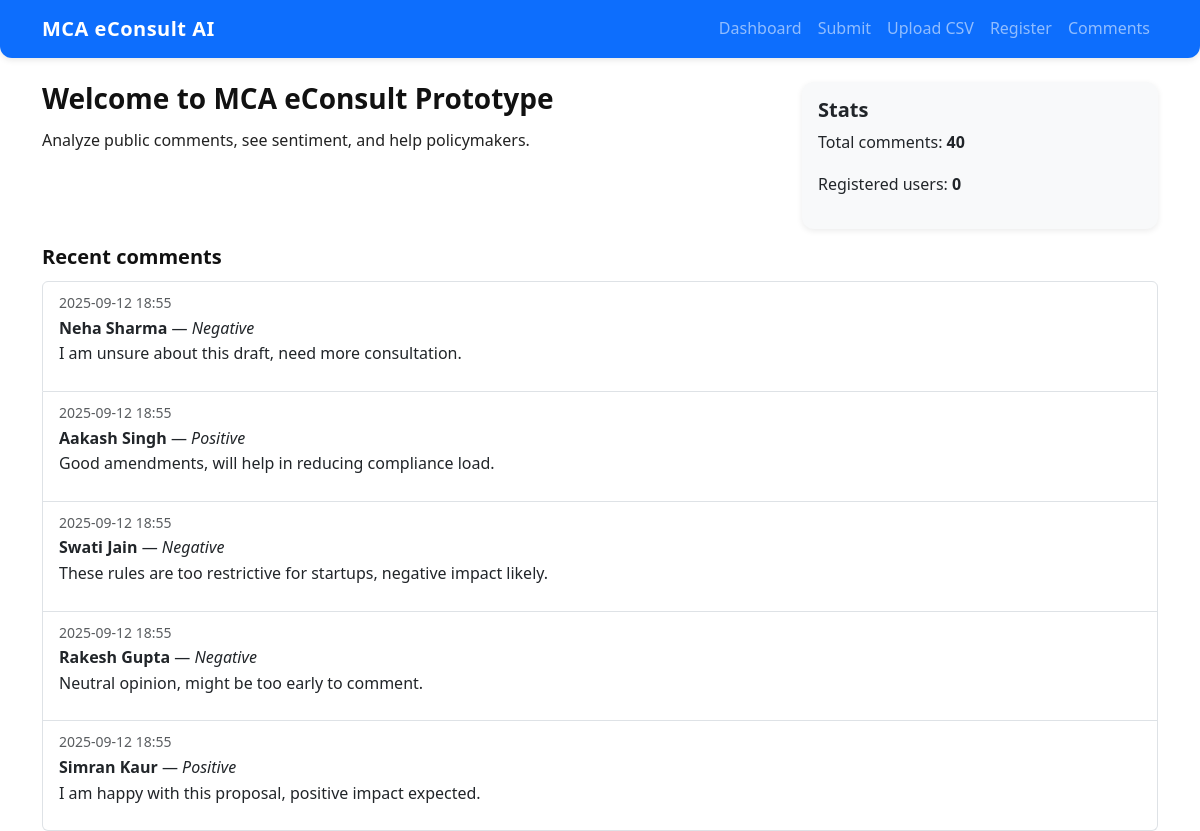
The page / on the database its author committed.
### models.py (models this page shows)
class Comment(db.Model):
    __tablename__ = "comments"
    id = db.Column(db.Integer, primary_key=True)
    user_id = db.Column(db.Integer, db.ForeignKey("users.id"), nullable=True)
    name = db.Column(db.String(120), nullable=False)
    email = db.Column(db.String(200), nullable=True)
    pan_masked = db.Column(db.String(20), nullable=True)
    text = db.Column(db.Text, nullable=False)
    sentiment = db.Column(db.String(20), nullable=True)  # Positive/Negative/Neutral
    score = db.Column(db.Float, nullable=True)  # sentiment score
    topic = db.Column(db.String(200), nullable=True)  # placeholder for topic modeling
    created_at = db.Column(db.DateTime, default=datetime.utcnow)
    user = db.relationship("User", backref="comments")

### app.py (the view)
    @app.route("/")
    def index():
        total = Comment.query.count()
        users = User.query.count()
        recent = Comment.query.order_by(Comment.created_at.desc()).limit(5).all()
        return render_template("index.html", total=total, users=users, recent=recent)

### templates/index.html (shortened to what this page needs)
{% extends "base.html" %}
{% block content %}
  <div class="row">
    <div class="col-md-8">
      <h3>Welcome to MCA eConsult Prototype</h3>
      <p>Analyze public comments, see sentiment, and help policymakers.</p>
    </div>
    <div class="col-md-4">
      <div class="card text-dark bg-light mb-3">
        <div class="card-body">
          <h5 class="card-title">Stats</h5>
          <p>Total comments: <strong>{{ total }}</strong></p>
          <p>Registered users: <strong>{{ users }}</strong></p>
        </div>
      </div>
    </div>
  </div>
  <h5>Recent comments</h5>
  <ul class="list-group">
    {% for c in recent %}
      <li class="list-group-item">
        <small class="text-muted">{{ c.created_at.strftime('%Y-%m-%d %H:%M') }}</small>
        <br>
        <strong>{{ c.name }}</strong> — <em>{{ c.sentiment }}</em>
        <p>{{ c.text[:200] }}{% if c.text|length > 200 %}...{% endif %}</p>
      </li>
    {% else %}
      <li class="list-group-item">No comments yet.</li>
    {% endfor %}
  </ul>
{% endblock %}

### static/css/style.css (style rules this page uses)
body { font-family: "Segoe UI", Roboto, Arial, sans-serif; background-color: #ffffff; color: #222; margin: 0; padding: 0; line-height: 1.6; }
h1, h2, h3, h4, h5 { font-weight: 600; color: #111; margin-bottom: 0.75rem; }
.card { border: none; border-radius: 12px; box-shadow: 0 2px 6px rgba(0,0,0,0.08); transition: transform 0.2s ease, box-shadow 0.2s ease; }
.card h5 { margin-bottom: 0.5rem; }

### rows shown on the page
Comment: created_at "2025-09-12 18:55", name "Neha Sharma", sentiment "Negative", text "I am unsure about this draft, need more consultation."
Comment: created_at "2025-09-12 18:55", name "Aakash Singh", sentiment "Positive", text "Good amendments, will help in reducing compliance load."
Comment: created_at "2025-09-12 18:55", name "Swati Jain", sentiment "Negative", text "These rules are too restrictive for startups, negative impact likely."
Comment: created_at "2025-09-12 18:55", name "Rakesh Gupta", sentiment "Negative", text "Neutral opinion, might be too early to comment."
Comment: created_at "2025-09-12 18:55", name "Simran Kaur", sentiment "Positive", text "I am happy with this proposal, positive impact expected."

### other values the page prints
{{ total }} "40"
{{ users }} "0"
